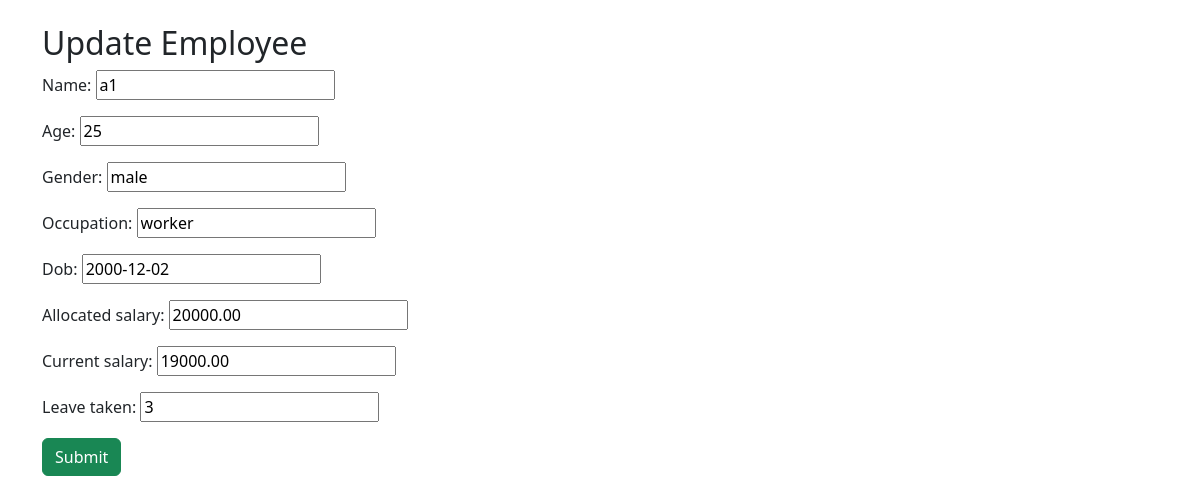
/up/1/, run on an earlier commit of the app's database.
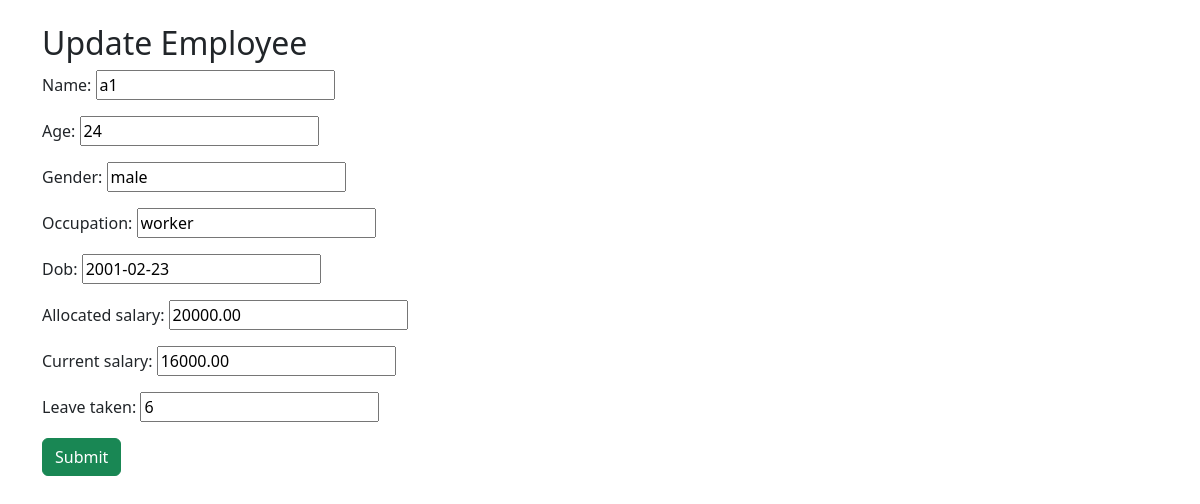
And on a later commit of the database.
### emply/models.py (models this page shows, shortened)
class Employe(models.Model):
    name = models.CharField(max_length=100)
    age = models.IntegerField()
    gender = models.CharField(max_length=10)
    occupation = models.CharField(max_length=100)
    dob = models.DateField()
    allocated_salary = models.DecimalField(max_digits=10, decimal_places=2)
    current_salary = models.DecimalField(max_digits=10, decimal_places=2)
    leave_taken = models.IntegerField()
    created_at = models.DateTimeField(auto_now_add=True)

### emply/views.py (the view)
# urls.py: path('up/<int:pk>/',views.up_emp,name='up'),
def up_emp(request, pk):
    emp = get_object_or_404(Employe, pk=pk)
    if request.method == 'POST':
        form = EmployeForm(request.POST, request.FILES, instance=emp)
        if form.is_valid():
            emp = form.save(commit=False)  # Prevents saving immediately
            emp.save()  # Triggers your custom salary calculation
            return redirect('index')
    else:
        form = EmployeForm(instance=emp)
    return render(request, 'form_emp.html', {'form': form, 'title': 'Update Employee'})

### emply/forms.py
class EmployeForm(forms.ModelForm):
    class Meta:
        model = Employe            # ✅ 'model' not 'models'
        fields = '__all__'         # ✅ 'fields' not 'feilds'

### emply/templates/form_emp.html (shortened to what this page needs)
<!DOCTYPE html>
<html>
<head>
    <link href="https://cdn.jsdelivr.net/npm/bootstrap@5.3.0/dist/css/bootstrap.min.css" rel="stylesheet">
</head>
<body>
    <div class="container py-4">
        <div class="row">
            <h2>{{title}}</h2>
            <form name="empForm" method="post" onsubmit="return validateForm();">
                {{ form.as_p }}
                <button type="submit" class='btn btn-success'>Submit</button>
            </form>
        </div>
    </div>
</body>
</html>

What changed in the data, as far as the page shows it:
changed Employe "male": age "25" → "24"; dob "2000-12-02" → "2001-02-23"; current_salary "19000.00" → "16000.00"; leave_taken "3" → "6"
